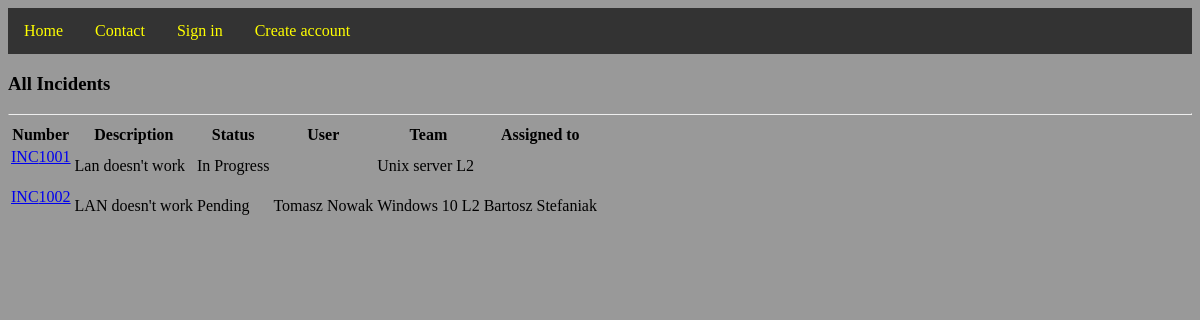
Screenshot of /all_tickets/ with the database file from the repository.
### ticket_app/models.py (models this page shows)
class Ticket(models.Model):
    User = models.ForeignKey(User, null=True, on_delete=models.CASCADE)
    number = models.IntegerField('number')
    description = models.CharField('description', max_length=1000)
    serial_number_or_client_name = models.CharField('serial_number', max_length=1000)
    type = models.CharField('type', choices=CHOICES, max_length=120)
    SLA = models.IntegerField('SLA')
    assigned_to = models.CharField('assigned_to', max_length=20)
    team = models.CharField('support_team', max_length=120)
    status = models.CharField('status', max_length=120)
    comments = models.JSONField('comments', max_length=1000)

### ticket_app/views.py (the view)
# urls.py: path('all_tickets/', views.all_tickets),
def all_tickets(request):
    title = "tickets"
    tickets = Ticket.objects.all()
    num = []
    for ticket in tickets:
        num.append(ticket)
    return render(request, 'All_tickets.html', {'title': title, 'num': num})

### ticket_app/templates/ticket_app/All_tickets.html (shortened to what this page needs)
{% extends "base.html" %}
{% block content %}
<h3>All Incidents</h3>
<hr>
<table id="table1">
  <tr>
    <th>Number</th>
    <th>Description</th>
          <th>Status</th>
      <th>User</th>
      <th>Team</th>
      <th>Assigned to</th>
{% for field in num %}
<tr>
    <td>
<a href="incident_agent/{{ field.number }}" >INC{{ field.number }}</a> <br></br>
    </td>
    <td>
        {{ field.description }}
    </td>
    <td>{{field.status }}</td>
    <td>{{field.User.first_name }} {{field.User.last_name }}</td>
    <td>{{field.team }}</td>
        <td>{{field.assigned_to }}</td>
</tr>
{% endfor %}
</table>
{% endblock content %}

### ticket_app/static/main.css (style rules this page uses)
body { background-color: #999; }

### rows the page displays
Ticket: number "1001", description "Lan doesn't work", status "In Progress", team "Unix server L2"
Ticket: number "1002", description "LAN doesn't work", status "Pending", User.first_name "Tomasz", User.last_name "Nowak", team "Windows 10 L2", assigned_to "Bartosz Stefaniak"
